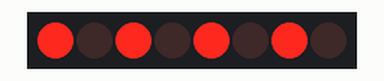
Bench run of a sketch on a simulated Arduino Uno, built with avr-gcc and run on an emulated ATmega328P. On the bench: 8 shift-register outputs drawn as a row of LEDs (first output left, lit = HIGH). Wiring (inferred from the names in the program): shift register (74HC595): data pin 12; shift clock pin 9; latch pin 11. Wiring (inferred from the signals the program sends): row of LEDs: on Q0, Q1, Q2, Q3, Q4, Q5, Q6, Q7.

Above: at 0.12 s.
At 2.37 s:
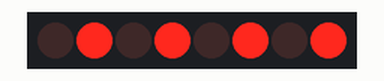
Timing chart, 0 to 3.0 s (numbered marks = the images above):
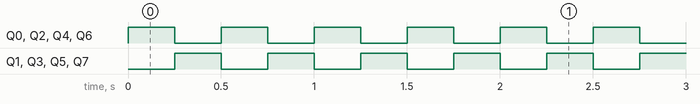

The sketch:

Serial_to_Parallel_Shift_Register.ino
```cpp
int latchPin = 11;
int clockPin = 9;
int dataPin = 12;
int dt = 250;

byte LED1s = B10101010;
byte LED2s = B01010101;

void setup() {
  Serial.begin(9600);
  pinMode(latchPin, OUTPUT);
  pinMode(dataPin, OUTPUT);
  pinMode(clockPin, OUTPUT);
}

void loop() {
  digitalWrite(latchPin, LOW);
  shiftOut(dataPin, clockPin, LSBFIRST, LED1s);
  digitalWrite(latchPin, HIGH);
  delay(dt);

  digitalWrite(latchPin, LOW);
  shiftOut(dataPin, clockPin, LSBFIRST, LED2s);
  digitalWrite(latchPin, HIGH);
  delay(dt);
}
```

Measured:
- by itself, Q0–7: alternates HIGH for 0.25 s and LOW for 0.25 s
